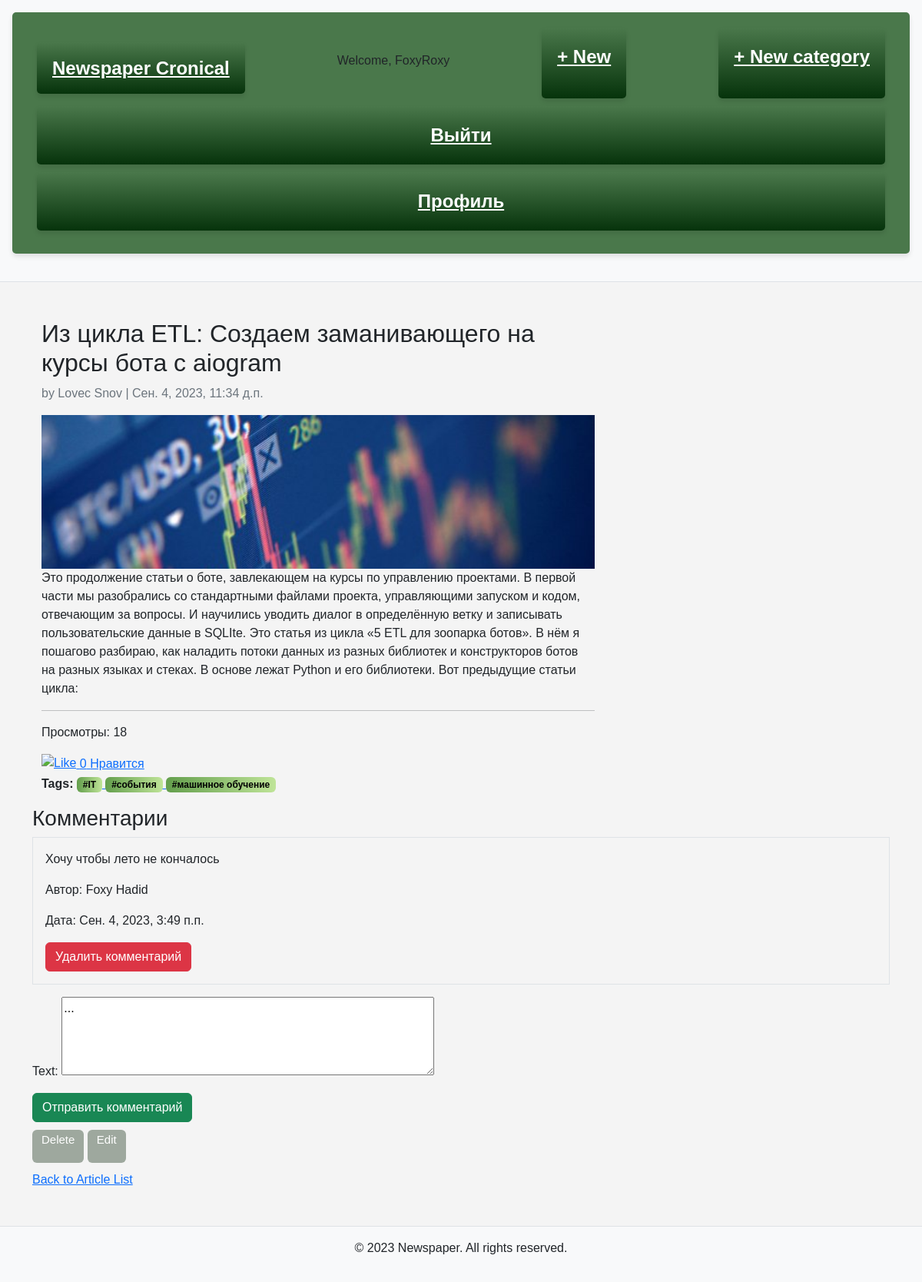
The page /article/7/ (signed in) on the database its author committed.
### accounts/models.py (models this page shows, shortened)
class CustomUser(AbstractUser):
    bio = models.TextField(max_length=500, blank=True)
    phone_number = models.CharField(max_length=12, blank=True)
    birthdate = models.DateTimeField(null=True, blank=True)
    objects = CustomUserManager()

### main/models.py (models this page shows, shortened)
class Article(models.Model):
    title = models.CharField(max_length=255)
    summary = models.TextField()
    content = models.TextField()
    author = models.ForeignKey(Author, on_delete=models.PROTECT,
                               related_name='author_articles')
    published_date = models.DateTimeField(auto_now_add=True)
    category = models.ForeignKey(Category, on_delete=models.PROTECT)
    image_url = models.ImageField(upload_to='media', blank=True)
    tags = models.ManyToManyField(Tags, blank=True)
    liked = models.ManyToManyField(CustomUser, default=None, blank=True, related_name='Liked')
    views = models.PositiveIntegerField(default=0)
    class Meta:
        ordering = ['-published_date']

class Author(models.Model):
    user = models.OneToOneField(CustomUser, on_delete=models.CASCADE)
    def __str__(self):
        return self.user.get_full_name()

class Tags(models.Model):
    tag_name = models.CharField(max_length=255)

class Comments(models.Model):
    user = models.ForeignKey(Author, on_delete=models.CASCADE)
    article = models.ForeignKey(Article, on_delete=models.CASCADE)
    text = models.TextField(default='...')
    created_date = models.DateTimeField(auto_now_add=True)
    class Meta:
        ordering = ['-created_date']

### main/views.py (the view)
# urls.py: path('article/<int:article_id>/', views.detail_article, name='detail_article'),
def detail_article(request, article_id):
    article = get_object_or_404(Article, id=article_id)
    article.views +=1
    article.save()
    form = CommentForm()
    user_has_liked= article.likes.filter(user=request.user.author).exists()
    context = {
        'article': article,
        'form': form,
        'user_has_liked': user_has_liked
    }
    return render(request, 'main/detail_article.html', context)

### main/forms.py
class CommentForm(forms.ModelForm):
    class Meta:
        model = Comments
        fields = ['text']
        widgets = {
            'text': forms.Textarea(attrs={'rows': 4, 'cols': 50, 'required': True}),
        }

### templates/main/detail_article.html (shortened to what this page needs)
{% extends 'base.html' %}
{% load static %}
{% block content %}
<div class="container">
    <div class="row">
        <div class="col-md-8">
<h2>{{ article.title }}</h2>
  <p class="text-muted">by {{ article.author }} | {{ article.published_date }}</p>
             {% if article.image_url %}
            <img src="{{ article.image_url.url }}" class="card-img-top article-image" alt="{{ article.title }}">
            {% else %}
            <img src="https://upload.wikimedia.org/wikipedia/commons/thumb/c/c7/Flag_of_Kyrgyzstan.svg/1200px-Flag_of_Kyrgyzstan.svg.png" class="card-img-top article-image" alt="{{ article.title }}">
            {% endif %}
  <div>{{ article.content | safe }}</div>
            <hr>
            <p> Просмотры: {{article.views}}</p>
            <a id="like-button" href="{% url 'like_article' article.id %}" class="like-button">
                                <img src="{% if user_has_liked %}
                                                {% static 'heart-solid.svg' %}
                                           {% else %}
                                                {% static 'heart-regular.svg' %}
                                           {% endif %}"
                                     alt="Like" style="margin-bottom: 3px;">
                            <span id="like-count" class="like-count">{{ article.likes.count }}</span> Нравится
                        </a>
            <p class="tag-container">
                <strong>Tags:</strong>
            {% for tag in article.tags.all%}
              <a href="{% url 'get_article_by_tag' tag.id %}">
                  <span class="badge bg-primary-gradient">#{{tag.tag_name}}</span>
              </a>
              {% endfor %}
                </p>
        </div>
</div>
    </div>
<div class="comments mt-3">
    <h3>Комментарии</h3>
    {% for comment in article.comments_set.all %}
    <div class="comment border mb-3 p-3">
        <p>{{ comment.text }}</p>
        <p>Автор: {{ comment.user }}</p>
        <p>Дата: {{ comment.created_date }}</p>
        <form action="{% url 'delete_comment' article.id comment.id %}" method="post">
            <button type="submit" class="btn btn-danger">Удалить комментарий</button>
        </form>
    </div>
    {% empty %}
    <p>Комментариев пока нет.</p>
    {% endfor %}
</div>
<form action="{% url 'add_comment' article.id %}" method="post">
    {{ form.as_p }}
    <button type="submit" class="btn btn-success">Отправить комментарий</button>
</form>
<a href="{% url 'delete_article' article.id %}" class="button"><p> Delete </p></a>
<a href="{% url 'edit_article' article.id %}"  class="button"><p> Edit </p></a>
<a href="{% url 'index' %}"><p> Back to Article List </p></a>
{% endblock content %}

### templates/base.html (shortened to what this page needs)
{% load static %}
<!DOCTYPE html>
<html>
<head>
    <link href="https://cdn.jsdelivr.net/npm/bootstrap@5.2.3/dist/css/bootstrap.min.css" rel="stylesheet">
    <link rel="stylesheet" href="{% static 'style.css' %}">
</head>
<body>
    <header class="p-3 mb-3 border-bottom bg-light">
        <div class="title-container">
        <div class="container">
            <div class="d-flex flex-wrap align-items-center justify-content-between">
               <h1><a class="title" href="/">Newspaper Cronical</a></h1>
                    {% if user.is_authenticated %}
                        <p>Welcome, {{user.username}}</p>
                <a href="{% url 'create_article' %}" class="title"> <p> + New </p></a>
                <a href="{% url 'add_category' %}" class="title"> <p> + New category </p></a>
                <a href="{% url 'logout' %}" class="field">Выйти</a>
                <a href="{% url 'profile' user.pk %}" class="field">Профиль</a>
                        {% else %}
                <div class="field_container">
                    <div class="title-container">
                <a href="{% url 'register' %}" class="field">Зарегистрироваться</a>
                <a href="{% url 'login' %}" class="field">Логин</a>
                        {% endif %}
                    </div>
                    </div>
            </div>
     </header>
    <main class="container mt-5">
        {% block content %}
        {% endblock content %}
    </main>
    <footer class="p-3 mt-5 border-top bg-light">
        <div class="container">
            <p class="text-center">© 2023 Newspaper. All rights reserved.</p>
        </div>
    </footer>
</body>
</html>

### static/style.css (style rules this page uses)
body { font-family: Arial, sans-serif; background-color: #f4f4f4; }
.badge, .btn-primary-gradient { background: linear-gradient(90deg, rgba(99, 158, 76, 1) 0%, rgba(191, 228, 152, 1) 100%); color: black; border: none; }
.article-image { height: 200px; object-fit: cover; }
.tag-container { margin-bottom: 0; }
.button { display: inline-block; padding: 2px 12px; margin: 10px 0; background-color: #9ea89e; color: white; border: none; border-radius: 6px; text-align: center; text-decoration: none; font-size: 15px; cursor: pointer; }
.title { font-size: 24px; font-weight: bold; margin-bottom: 10px; border: none; padding: 20px; background: linear-gradient(to bottom, #4a784b, #06330b); box-shadow: 0px 4px 6px rgba(0, 0, 0, 0.1); color: white; border-radius: 5px; }

### rows shown on the page
CustomUser: username "FoxyRoxy"
Article: title "Из цикла ETL: Создаем заманивающего на курсы бота с aiogram", author "Lovec Snov", published_date "Сен. 4, 2023, 11:34 д.п.", image_url (picture), content "Это продолжение статьи о боте, завлекающем на курсы по управлению проектами. В первой части мы разобрались со стандартными файлами проекта, управляющими запуском и кодом, отвечающим за вопросы. И научились уводить диалог в определённую ветку и записывать пользовательские данные в SQLIte. Это статья из цикла «5 ETL для зоопарка ботов». В нём я пошагово разбираю, как наладить потоки данных из разных библиотек и конструкторов ботов на разных языках и стеках. В основе лежат Python и его библиотеки. Вот предыдущие статьи цикла:", views "18", likes.count "0"
Tags: tag_name "IT"
Tags: tag_name "события"
Tags: tag_name "машинное обучение"
Comments: text "Хочу чтобы лето не кончалось", user "Foxy Hadid", created_date "Сен. 4, 2023, 3:49 п.п."
